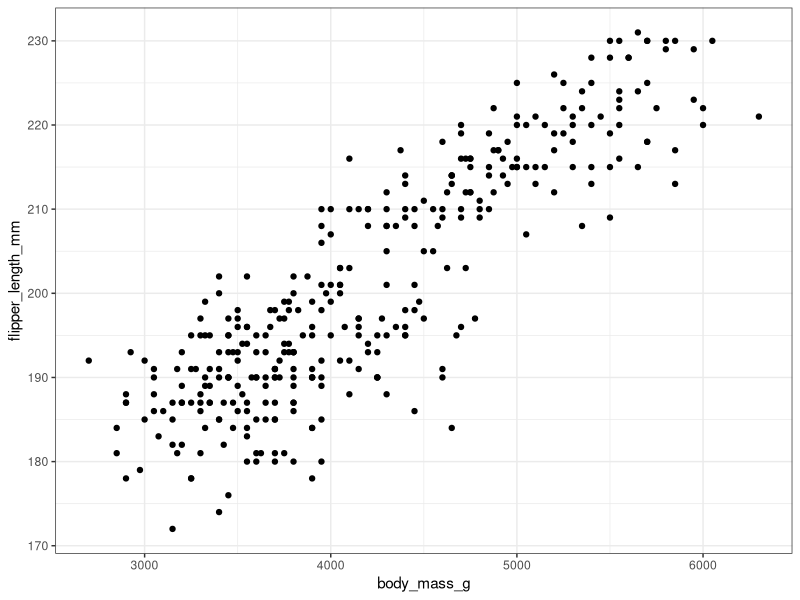
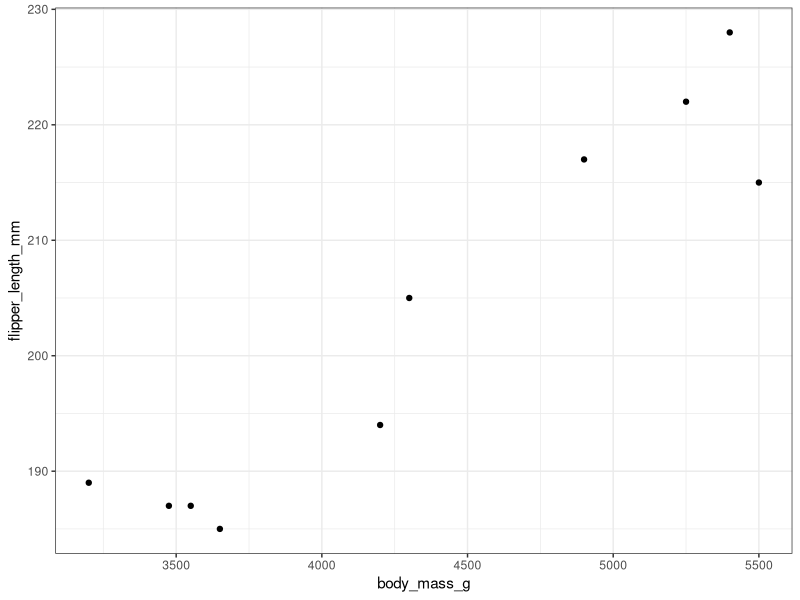
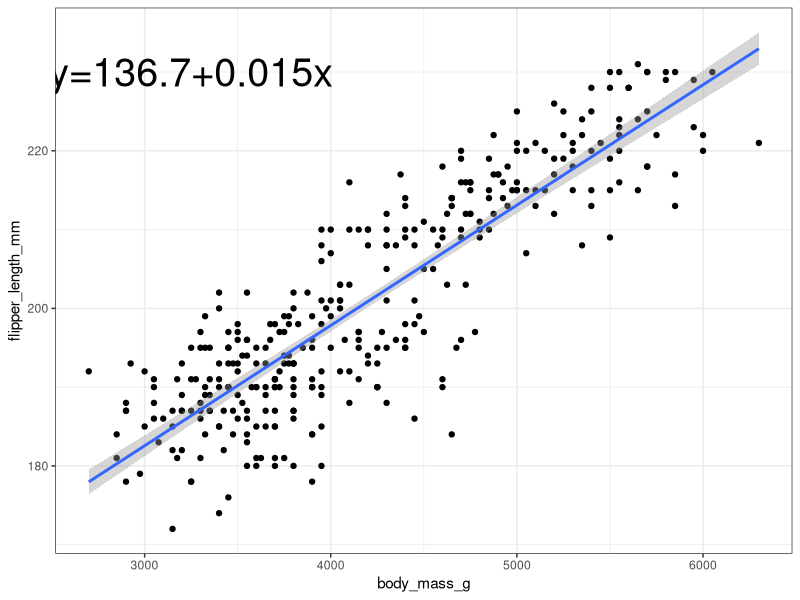

Source code (R) for these figures, in order:
## ---- chunk 1
#| label: setup
library(palmerpenguins)
library(tidyverse)
## ---- chunk 2
ggplot(penguins, aes(y = flipper_length_mm, x = body_mass_g)) +
  geom_point() + theme_bw()
## ---- chunk 3
ggplot(sample_n(penguins,10), aes(y = flipper_length_mm, x = body_mass_g)) +
  geom_point() + theme_bw()
## ---- chunk 4
ggplot(penguins, aes(y = flipper_length_mm, x = body_mass_g)) + geom_point() + geom_smooth(method = "lm") +
  theme_bw() + annotate("text", label = "y=136.7+0.015x", x=3250, y=230, size = 10)
## ---- chunk 5
p_lm <- lm(bill_depth_mm ~ bill_length_mm, data = penguins)
summary(p_lm)
